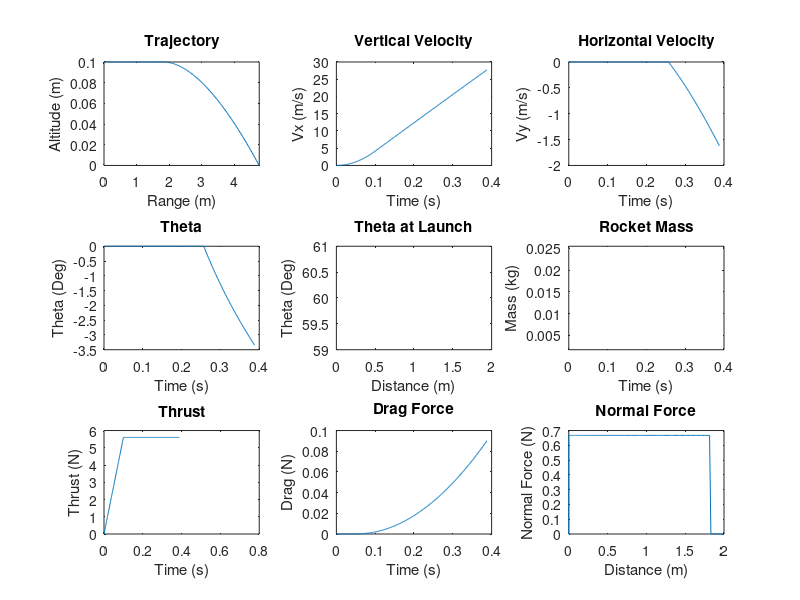

Reproduce this figure in MATLAB.
% Program:
% rocket-trajectory-simulation.m
% Multi-stage rocket dynamics and trajectory simulation.
%
% Description:
% Predicts multi-stage rocket dynamics and trajectories based on the given 
% rocket mass, engine thrust, launch parameters, and drag coefficient.
%
% Variable List:
% Delta = Time step (s)
% t = Time (s)
% Thrust = Thrust (N)
% Mass = Mass (kg)
% Mass_Rocket_With_Motor = Mass with motor (kg)
% Mass_Rocket_Without_Motor = Mass without motor (kg)
% Theta = Angle (deg)
% C = Drag coefficient
% Rho = Air density (kg/m^3)
% A = Rocket projected area (m^2)
% Gravity = Gravity (m/s^2)
% Launch_Rod_Length = Length of launch rod (m)
% n = Counter
% Fn = Normal force (N)
% Drag = Drag force (N)
% Fx = Sum of forces in the horizontal direction (N)
% Fy = Sum of forces in the vertical direction (N)
% Vx = Velocity in the horizontal direction (m/s)
% Vy = Velocity in the vertical direction (m/s)
% Ax = Acceleration in the horizontal direction (m/s^2)
% Ay = Acceleration in the vertical direction (m/s^2)
% x = Horizontal position (m)
% y = Vertical position (m)
% Distance_x = Horizontal distance travelled (m)
% Distance_y = Vertical travelled (m)
% Distance = Total distance travelled (m)
% Memory_Allocation = Maximum number of time steps expected

clear, clc      % Clear command window and workspace

% Parameters
Delta = 0.001;                  % Time step 
Memory_Allocation = 30000;      % Maximum number of time steps expected

% Preallocate memory for arrays
t = zeros(1, Memory_Allocation);
Thrust = zeros(1, Memory_Allocation);
Mass = zeros(1, Memory_Allocation);
Theta = zeros(1, Memory_Allocation);
Fn = zeros(1, Memory_Allocation);
Drag = zeros(1, Memory_Allocation);
Fx = zeros(1, Memory_Allocation);
Fy = zeros(1, Memory_Allocation);
Ax = zeros(1, Memory_Allocation);
Ay = zeros(1, Memory_Allocation);
Vx = zeros(1, Memory_Allocation);
Vy = zeros(1, Memory_Allocation);
x = zeros(1, Memory_Allocation);
y = zeros(1, Memory_Allocation);
Distance_x = zeros(1, Memory_Allocation);
Distance_y = zeros(1, Memory_Allocation);
Distance = zeros(1, Memory_Allocation);

C = 0.4;                                % Drag coefficient
Rho = 1.2;                              % Air density (kg/m^3)
A = 4.9*10^-4;                          % Rocket projected area (m^2)
Gravity = 9.81;                         % Gravity (m/s^2)
Launch_Rod_Length = 1.8;                  % Length of launch rod (m)
Mass_Rocket_With_Motor = 0.068;       % Mass with motor (kg)
Mass_Rocket_Without_Motor = 0.0117;     % Mass without motor (kg)

Theta(1) = 0;                  % Initial angle (deg)
Vx(1) = 0;                      % Initial horizontal speed (m/s)
Vy(1) = 0;                      % Initial vertical speed (m/s)
x(1) = 0;                       % Initial horizontal position (m)
y(1) = 0.1;                     % Initial vertical position (m)
Distance_x(1) = 0;              % Initial horizontal distance travelled (m)
Distance_y(1) = 0;              % Initial vertical distance travelled (m)
Distance(1) = 0;                % Initial  distance travelled (m)
Mass(1) = Mass_Rocket_With_Motor;       % Initial rocket mass (kg)

n = 1;                          % Initial time step            

while y(n) > 0                  % Run until rocket hits the ground
    n = n+1;                    % Increment time step
 
    t(n)= (n-1)*Delta;          % Elapsed time                     

    % Determine rocket thrust and mass based on launch phase
    if t(n) <= 0.1                              % Launch phase 1
        Thrust(n) = 56*t(n);  
        Mass(n) = Mass_Rocket_With_Motor;
     elseif t(n) > 0.1 && t(n) < 0.5            % Launch phase 2
        Thrust(n) = 5.6;                          
        Mass(n) = Mass_Rocket_With_Motor;
    elseif t(n) >= 0.5 && t(n) < 3.5            % Launch phase 3
        Thrust(n) = 0;
        Mass(n) = Mass_Rocket_With_Motor;
    elseif t(n) >= 3.5                          % Launch phase 4                        
        Thrust(n) = 0;                                         
        Mass(n) = Mass_Rocket_Without_Motor;    % Rocket motor ejects
    end

    % Normal force calculations  
    if Distance(n-1) <= Launch_Rod_Length       % Launch rod normal force
        Fn(n) = Mass(n)*Gravity*cosd(Theta(1));
    else
        Fn(n) = 0;                              % No longer on launch rod
    end
    
    % Drag force calculation
    Drag(n)= 0.5*C*Rho*A*(Vx(n-1)^2+Vy(n-1)^2); % Calculate drag force
    
    % Sum of forces calculations 
    Fx(n)= Thrust(n)*cosd(Theta(n-1))-Drag(n)*cosd(Theta(n-1))...
        -Fn(n)*sind(Theta(n-1));                            % Sum x forces
    Fy(n)= Thrust(n)*sind(Theta(n-1))-(Mass(n)*Gravity)-...
        Drag(n)*sind(Theta(n-1))+Fn(n)*cosd(Theta(n-1));    % Sum y forces
        
    % Acceleration calculations
    Ax(n)= Fx(n)/Mass(n);                       % Net accel in x direction 
    Ay(n)= Fy(n)/Mass(n);                       % Net accel in y direction
	
    % Velocity calculations
    Vx(n)= Vx(n-1)+Ax(n)*Delta;                 % Velocity in x direction
    Vy(n)= Vy(n-1)+Ay(n)*Delta;                 % Velocity in y direction
	
    % Position calculations
    x(n)= x(n-1)+Vx(n)*Delta;                   % Position in x direction
    y(n)= y(n-1)+Vy(n)*Delta;                   % Position in y direction
    
    % Distance calculations    
    Distance_x(n) = Distance_x(n-1)+abs(Vx(n)*Delta);      % Distance in x 
    Distance_y(n) = Distance_y(n-1)+abs(Vy(n)*Delta);      % Distance in y 
    Distance(n) = (Distance_x(n)^2+Distance_y(n)^2)^(1/2); % Total distance

    % Rocket angle calculation
    Theta(n)= atand(Vy(n)/Vx(n));      % Angle defined by velocity vector
end

figure('units','normalized','outerposition',[0 0 1 1]) % Maximize plot window

% Figure 1
subplot(3,3,1)
plot(x(1:n),y(1:n)); 
xlim([0 inf]);
ylim([0 inf]);
xlabel({'Range (m)'});
ylabel({'Altitude (m)'});
title({'Trajectory'});

% Figure 2
subplot(3,3,2)
plot(t(1:n),Vx(1:n));
xlabel({'Time (s)'});
ylabel({'Vx (m/s)'});
title({'Vertical Velocity'});

% Figure 3
subplot(3,3,3)
plot(t(1:n),Vy(1:n));
xlabel({'Time (s)'});
ylabel({'Vy (m/s)'});
title({'Horizontal Velocity'});

% Figure 4
subplot(3,3,4)
plot(t(1:n),Theta(1:n));
xlabel({'Time (s)'});
ylabel({'Theta (Deg)'});
title({'Theta'});

% Figure 5
subplot(3,3,5)
plot(Distance(1:n),Theta(1:n));
xlim([0 2]);
ylim([59 61]);
xlabel({'Distance (m)'});
ylabel({'Theta (Deg)'});
title({'Theta at Launch'});

% Figure 6
subplot(3,3,6)
plot(t(1:n),Mass(1:n));
ylim([.0017 .02546]);
xlabel({'Time (s)'});
ylabel({'Mass (kg)'});
title({'Rocket Mass'});

% Figure 7
subplot(3,3,7)
plot(t(1:n),Thrust(1:n));
xlim([0 0.8]);
xlabel({'Time (s)'});
ylabel({'Thrust (N)'});
title({'Thrust'});

% Figure 8
subplot(3,3,8)
plot(t(1:n),Drag(1:n));
xlabel({'Time (s)'});
ylabel({'Drag (N)'});
title({'Drag Force'});

% Figure 9
subplot(3,3,9)
plot(Distance(1:n),Fn(1:n));
xlim([0 2]);
xlabel({'Distance (m)'});
ylabel({'Normal Force (N)'});
title({'Normal Force'});